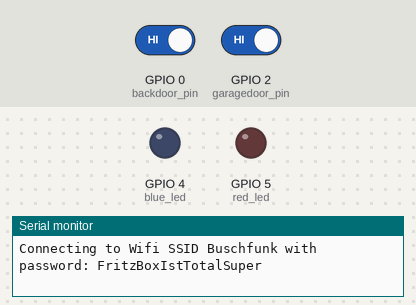
Recording of a sketch running on a simulated ESP8266 (Wemos D1 mini). Shown: output pins drawn as LEDs (lit = HIGH), the last lines printed to the serial monitor. Dashed ring = blinking. The inputs (shaded band) are chosen by the test bench; at power-on: GPIO 0 (backdoor_pin) HIGH, GPIO 2 (garagedoor_pin) HIGH. WiFi joins after 1.5 s; servers stay silent unless stated; no MQTT or app messages arrive unless stated.

Above: at 0.1 s.
At 1.7 s:
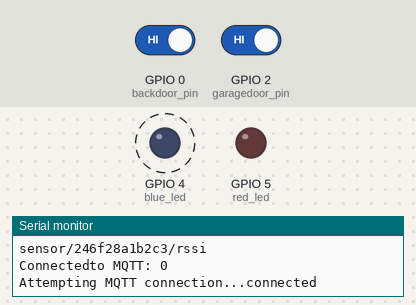
At 2.8 s:
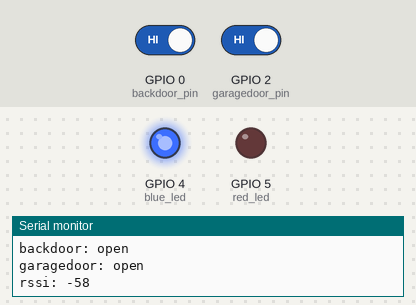
2.9 s: GPIO 0 (backdoor_pin) driven LOW
4.4 s: GPIO 2 (garagedoor_pin) driven LOW
Timing chart, 0 to 7.4 s (numbered marks = the images above; inputs shaded):
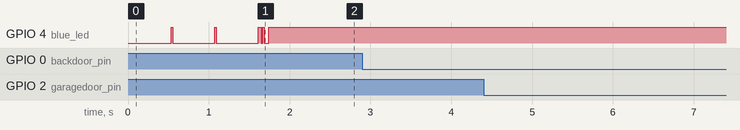

The sketch:

main.ino
```cpp
#include <ESP8266WiFi.h>
#include <Wire.h>
#include <PubSubClient.h>

//Wiring config
#define red_led 5        // D1
#define blue_led 4       // D2

// Pins 0 and 2 have internal pullups
// Reed switches must close against GND
#define backdoor_pin 0   // D3
#define garagedoor_pin 2 // D4

// Time Config
int timezone = 2;
int dst = 0;


// Wifi Config
#define wifi_ssid "Buschfunk"
#define wifi_password "FritzBoxIstTotalSuper"
unsigned char macAddress[6];
char c_macAddress[18];

// MQTT Config
#define mqtt_server "192.168.2.2"
#define mqtt_user "YOUR_MQTT_USERNAME"
#define mqtt_password "YOUR_MQTT_PASSWORD"

// MQTT Topics
char* topic_backdoor;
char* topic_garagedoor;
char* topicprefix = (char*)"sensor/";
char* topic_rssi;

char rssi_buf[3];


// flowcontrol
long lastMsg = 0;
long lastForceMsg = 0;
bool forceMsg = false;

// Initial sensor values
int backdoor = 0;
int garagedoor = 0;
int prev_backdoor = 0;
int prev_garagedoor = 0;

const char* backdoor_char;
const char* garagedoor_char;

WiFiClient espClient;
PubSubClient client(espClient);

void setup() {
  // Setup the two LED ports to use for signaling status
  pinMode(red_led, OUTPUT);
  pinMode(blue_led, OUTPUT);
  digitalWrite(red_led, HIGH);
  digitalWrite(blue_led, HIGH);
  Serial.begin(115200);
  digitalWrite(red_led, LOW);
  digitalWrite(blue_led, LOW);

  // Start sensor

  pinMode(backdoor_pin, INPUT);
  pinMode(garagedoor_pin, INPUT);
  // TODO!!

  setup_wifi();
  client.setServer(mqtt_server, 1883);

  //generate topic names based on MAC address
  Serial.println("will post on following topics:");
  topic_backdoor = concat((char*)c_macAddress, "/backdoor");
  topic_garagedoor = concat((char*)c_macAddress, "/garagedoor");
  topic_rssi = concat((char*)c_macAddress, "/rssi");

  digitalWrite(blue_led, HIGH);
  digitalWrite(red_led, LOW);


}

// helps putting together the topic names
char* concat(const char *mac, const char *topic)
{
    char *result = (char*)malloc(strlen(mac) + strlen(topic) + 9); // +1 for the null-terminator
    // in real code you would check for errors in malloc here
    strcpy(result, topicprefix);
    strcat(result, mac);
    strcat(result, topic);
    Serial.println(result);
    return result;
}


void blink_red() {
  digitalWrite(red_led, LOW);
  delay(20);
  digitalWrite(red_led, HIGH);
}

void blink_blue() {
  digitalWrite(blue_led, LOW);
  delay(20);
  digitalWrite(blue_led, HIGH);
  delay(20);
  digitalWrite(blue_led, LOW);

}

void setup_wifi() {
  delay(10);
  // We start by connecting to a WiFi network
  Serial.println();
  Serial.print("Connecting to Wifi SSID ");
  Serial.print(wifi_ssid);
  Serial.print(" with password: ");
  Serial.print(wifi_password);

  WiFi.begin(wifi_ssid, wifi_password);
  while (WiFi.status() != WL_CONNECTED) {
    delay(500);
    Serial.print(".");
    blink_blue();
  }
  digitalWrite(blue_led, HIGH);
  Serial.println("");
  Serial.println("WiFi connected");
  Serial.println("IP address: ");
  Serial.println(WiFi.localIP());
  // find out the MAC address of the device
  WiFi.macAddress(macAddress);
  Serial.print("MAC Address: ");

  //transform the array of hex into something we can print
  for (int i = 0; i < sizeof(macAddress); ++i){
      sprintf(c_macAddress,"%s%02x",c_macAddress,macAddress[i]);
    }
  Serial.println (c_macAddress);
}

void reconnect() {
  // Loop until we're reconnected
  Serial.print("Connectedto MQTT: ");
  Serial.println(client.connected());
  while (!client.connected()) {
    Serial.print("Attempting MQTT connection...");
    blink_blue();
    if (client.connect((const char*)macAddress, mqtt_user, mqtt_password)) {
      Serial.println("connected");
      digitalWrite(red_led, LOW);
    }
    else {
      Serial.print("failed, rc=");
      Serial.print(client.state());
      Serial.println(" try again in 5 seconds");
      // Wait 5 seconds before retrying
      blink_blue();
      delay(200);
      blink_blue();
      delay(4760);
    }
  }
  Serial.print("Connected to MQTT: ");
  Serial.println(client.connected());
  digitalWrite(blue_led, HIGH);
}

void loop() {
  if (!client.connected()) {
    reconnect();
    forceMsg = true;
  }
  client.loop();

  long now = millis();
  if (now - lastMsg > 5000) {
    lastMsg = now;

    // MQTT broker could go away and come back at any time
    // so doing a forced publish to make sure something shows up
    // within the first 5 minutes after a reset
    if (now - lastForceMsg > 300000) {
      lastForceMsg = now;
      forceMsg = true;
      Serial.println("Forcing publish every 5 minutes...");
    }
   }
   //Post message if anything to post of forced
   //poll the pin every second or so to see if status changed

   backdoor = digitalRead(backdoor_pin);
   garagedoor = digitalRead(garagedoor_pin);

   backdoor_char = (backdoor == 0) ? "closed" : "open";
   garagedoor_char = (garagedoor == 0) ? "closed" : "open";


   if ((prev_backdoor != backdoor) || forceMsg) {
    //sendmessage to MQTT
    client.publish(topic_backdoor, backdoor_char, true);
    prev_backdoor = backdoor;
    Serial.print("backdoor: ");
    Serial.println(backdoor_char);
   }

   if ((prev_garagedoor != garagedoor) || forceMsg) {
    //sendmessage to MQTT
    client.publish(topic_garagedoor, garagedoor_char, true);
    prev_garagedoor = garagedoor;
    Serial.print("garagedoor: ");
    Serial.println(garagedoor_char);
   }

   if (forceMsg) {
    itoa(WiFi.RSSI(), rssi_buf, 10);
    Serial.print("rssi: ");
    Serial.println(rssi_buf);
    client.publish(topic_rssi, rssi_buf, true);
   }

   forceMsg = false;
}
```
